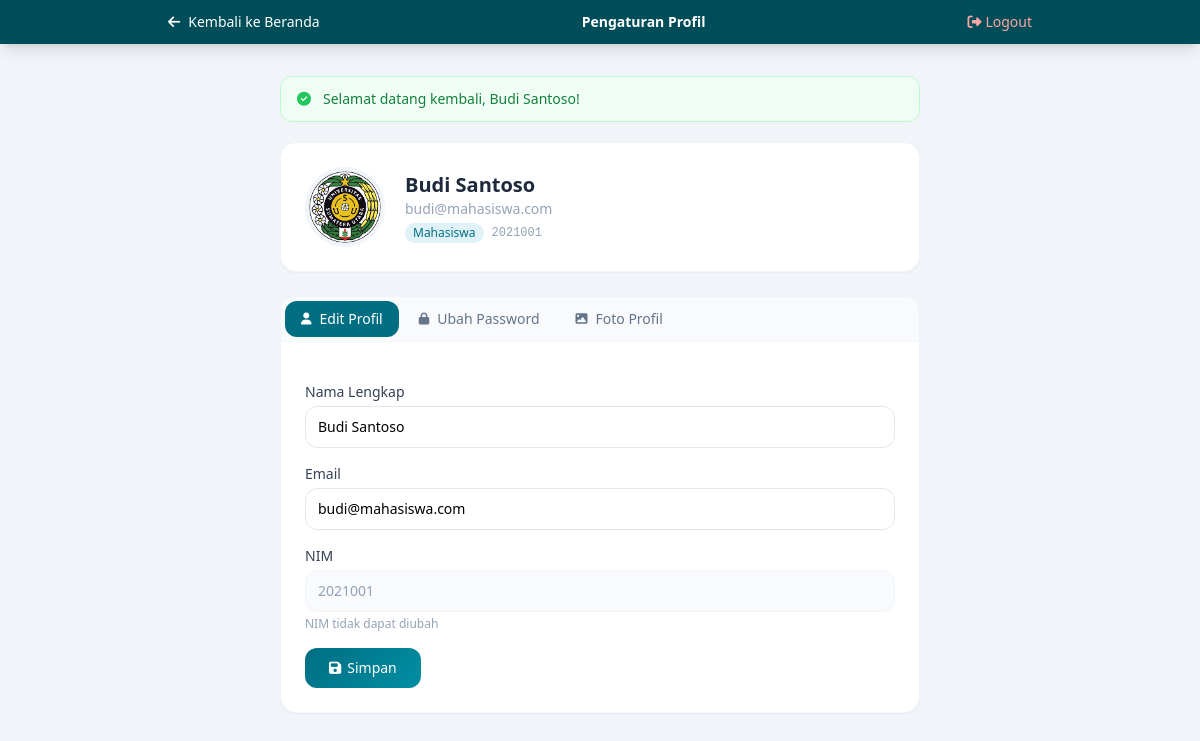
Page /perpustakaan/profil_mahasiswa.php (signed in) on the committed database.
### tables this page shows
CREATE TABLE `users` (
  `id` int(11) NOT NULL,
  `nama` varchar(100) NOT NULL,
  `email` varchar(100) NOT NULL,
  `password` varchar(255) NOT NULL,
  `nim` varchar(20) DEFAULT NULL,
  `foto` varchar(255) DEFAULT NULL,
  `role` enum('admin','mahasiswa') NOT NULL DEFAULT 'mahasiswa',
  `created_at` timestamp NOT NULL DEFAULT current_timestamp()
);

### perpustakaan/profil_mahasiswa.php (the view, shortened to what this page needs)
<?php
require_once __DIR__ . '/config/db.php';
$pesan = $_SESSION['pesan']      ?? '';
$stmt = $pdo->prepare("SELECT * FROM users WHERE id=?");
$stmt->execute([$_SESSION['user_id']]);
$user = $stmt->fetch();
$foto_src = null;
if ($user['foto'] && file_exists(__DIR__ . '/admin/uploads/foto_profil/' . $user['foto'])) {
    $foto_src = 'admin/uploads/foto_profil/' . $user['foto'];
}
?>
<!DOCTYPE html>
<html lang="id">
<head>
    <script src="https://cdn.tailwindcss.com"></script>
    <link rel="stylesheet" href="https://cdnjs.cloudflare.com/ajax/libs/font-awesome/6.5.0/css/all.min.css">
</head>
<body class="bg-slate-100 font-sans min-h-screen">
    <nav style="background:#004d5a" class="shadow-lg">
        <div class="max-w-4xl mx-auto px-4 py-3 flex items-center justify-between">
            <a href="beranda.php" class="flex items-center gap-2 text-white">
                <i class="fa-solid fa-arrow-left text-sm"></i>
                <span class="text-sm font-medium">Kembali ke Beranda</span>
            </a>
            <p class="text-white font-bold text-sm">Pengaturan Profil</p>
            <a href="auth/logout.php" class="text-red-300 hover:text-red-200 text-sm">
                <i class="fa-solid fa-right-from-bracket mr-1"></i>Logout
            </a>
        </div>
    </nav>
    <div class="max-w-2xl mx-auto px-4 py-8">
        <?php if ($pesan): ?>
        <div class="fade-up flex items-center gap-3 bg-green-50 border border-green-200
                    text-green-700 rounded-xl px-4 py-3 mb-5 text-sm">
            <i class="fa-solid fa-circle-check text-green-500"></i>
            <?= htmlspecialchars($pesan) ?>
        </div>
        <?php endif; ?>
        <div class="fade-up bg-white rounded-2xl shadow-sm border border-slate-100 p-6 mb-6">
            <div class="flex items-center gap-5">
                <div class="relative">
                    <div class="w-20 h-20 rounded-full overflow-hidden border-4 border-slate-100 bg-blue-100 flex items-center justify-center">
                        <?php if ($foto_src): ?>
                            <img src="<?= $foto_src ?>" class="w-full h-full object-cover">
                        <?php else: ?>
                            <span class="text-blue-500 font-bold text-3xl">
                                <?= strtoupper(substr($user['nama'],0,1)) ?>
                            </span>
                        <?php endif; ?>
                    </div>
                </div>
                <div>
                    <h2 class="text-slate-800 font-bold text-xl"><?= htmlspecialchars($user['nama']) ?></h2>
                    <p class="text-slate-400 text-sm"><?= htmlspecialchars($user['email']) ?></p>
                    <div class="flex items-center gap-2 mt-1">
                        <span class="text-xs px-2 py-0.5 rounded-full font-medium"
                              style="background:#e0f2f8;color:#006e82">Mahasiswa</span>
                        <?php if ($user['nim']): ?>
                        <span class="text-xs text-slate-400 font-mono"><?= $user['nim'] ?></span>
                        <?php endif; ?>
                    </div>
                </div>
            </div>
        </div>
        <div class="bg-white rounded-2xl shadow-sm border border-slate-100 overflow-hidden">
            <div class="flex gap-1 p-1 bg-slate-50 border-b border-slate-100">
                <button onclick="gantiTab('profil')" id="tab-profil"
                        class="tab-btn aktif flex items-center gap-2 px-4 py-2 rounded-xl text-sm font-medium transition">
                    <i class="fa-solid fa-user text-xs"></i> Edit Profil
                </button>
                <button onclick="gantiTab('password')" id="tab-password"
                        class="tab-btn flex items-center gap-2 px-4 py-2 rounded-xl text-sm font-medium text-slate-500 hover:bg-white transition">
                    <i class="fa-solid fa-lock text-xs"></i> Ubah Password
                </button>
                <button onclick="gantiTab('foto')" id="tab-foto"
                        class="tab-btn flex items-center gap-2 px-4 py-2 rounded-xl text-sm font-medium text-slate-500 hover:bg-white transition">
                    <i class="fa-solid fa-image text-xs"></i> Foto Profil
                </button>
            </div>
            <div id="panel-profil" class="tab-panel aktif px-6 py-6">
                <form method="POST" enctype="multipart/form-data" class="space-y-4">
                    <div>
                        <label class="block text-sm font-medium text-slate-700 mb-1">Nama Lengkap</label>
                        <input type="text" name="nama" value="<?= htmlspecialchars($user['nama']) ?>" required
                               class="w-full border border-slate-200 rounded-xl px-3 py-2.5 text-sm focus:outline-none focus:ring-2"
                               style="--tw-ring-color:#006e82">
                    </div>
                    <div>
                        <label class="block text-sm font-medium text-slate-700 mb-1">Email</label>
                        <input type="email" name="email" value="<?= htmlspecialchars($user['email']) ?>" required
                               class="w-full border border-slate-200 rounded-xl px-3 py-2.5 text-sm focus:outline-none focus:ring-2">
                    </div>
                    <div>
                        <label class="block text-sm font-medium text-slate-700 mb-1">NIM</label>
                        <input type="text" value="<?= htmlspecialchars($user['nim'] ?? '-') ?>" disabled
                               class="w-full border border-slate-100 rounded-xl px-3 py-2.5 text-sm bg-slate-50 text-slate-400">
                        <p class="text-xs text-slate-400 mt-1">NIM tidak dapat diubah</p>
                    </div>
                    <button type="submit"
                            class="px-6 py-2.5 rounded-xl text-white text-sm font-medium transition hover:shadow-lg"
                            style="background:linear-gradient(135deg,#006e82,#008fa3)">
                        <i class="fa-solid fa-save mr-1.5"></i>Simpan
                    </button>
                </form>
            </div>
        </div>
    </div>
</body>
</html>

### perpustakaan/profil_mahasiswa.php (style rules this page uses)
.tab-btn.aktif { background:#006e82;color:white }
.tab-panel { display:none }
.tab-panel.aktif { display:block }
.fade-up { animation:fadeInUp .4s ease forwards }

### rows in the picture
users: foto (picture), nama "Budi Santoso", email "budi@mahasiswa.com", nim "2021001"

### other values in the picture
$pesan "Selamat datang kembali, Budi Santoso!"
